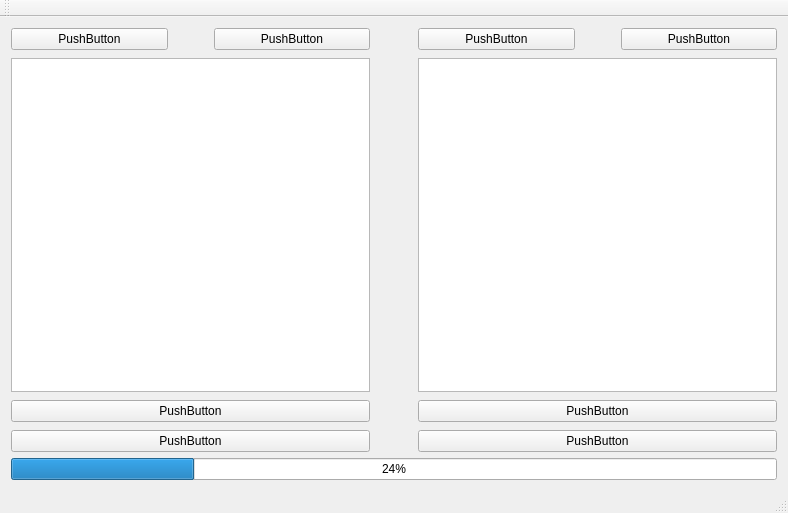
<?xml version="1.0" encoding="UTF-8"?>
<ui version="4.0">
 <class>MainWindow</class>
 <widget class="QMainWindow" name="MainWindow">
  <property name="geometry">
   <rect>
    <x>0</x>
    <y>0</y>
    <width>788</width>
    <height>513</height>
   </rect>
  </property>
  <property name="windowTitle">
   <string>MainWindow</string>
  </property>
  <widget class="QWidget" name="centralWidget">
   <layout class="QGridLayout" name="gridLayout_2">
    <item row="0" column="0">
     <layout class="QGridLayout" name="gridLayout">
      <property name="spacing">
       <number>8</number>
      </property>
      <item row="0" column="0">
       <layout class="QHBoxLayout" name="horizontalLayout">
        <item>
         <widget class="QPushButton" name="pushButton">
          <property name="text">
           <string>PushButton</string>
          </property>
         </widget>
        </item>
        <item>
         <spacer name="horizontalSpacer">
          <property name="orientation">
           <enum>Qt::Horizontal</enum>
          </property>
          <property name="sizeType">
           <enum>QSizePolicy::Fixed</enum>
          </property>
          <property name="sizeHint" stdset="0">
           <size>
            <width>40</width>
            <height>20</height>
           </size>
          </property>
         </spacer>
        </item>
        <item>
         <widget class="QPushButton" name="pushButton_2">
          <property name="text">
           <string>PushButton</string>
          </property>
         </widget>
        </item>
       </layout>
      </item>
      <item row="0" column="2">
       <layout class="QHBoxLayout" name="horizontalLayout_2">
        <item>
         <widget class="QPushButton" name="pushButton_3">
          <property name="text">
           <string>PushButton</string>
          </property>
         </widget>
        </item>
        <item>
         <spacer name="horizontalSpacer_2">
          <property name="orientation">
           <enum>Qt::Horizontal</enum>
          </property>
          <property name="sizeType">
           <enum>QSizePolicy::Fixed</enum>
          </property>
          <property name="sizeHint" stdset="0">
           <size>
            <width>40</width>
            <height>20</height>
           </size>
          </property>
         </spacer>
        </item>
        <item>
         <widget class="QPushButton" name="pushButton_4">
          <property name="text">
           <string>PushButton</string>
          </property>
         </widget>
        </item>
       </layout>
      </item>
      <item row="1" column="2">
       <widget class="QTableWidget" name="tableWidget"/>
      </item>
      <item row="3" column="0">
       <widget class="QPushButton" name="pushButton_7">
        <property name="text">
         <string>PushButton</string>
        </property>
       </widget>
      </item>
      <item row="3" column="2">
       <widget class="QPushButton" name="pushButton_8">
        <property name="text">
         <string>PushButton</string>
        </property>
       </widget>
      </item>
      <item row="2" column="2">
       <widget class="QPushButton" name="pushButton_6">
        <property name="text">
         <string>PushButton</string>
        </property>
       </widget>
      </item>
      <item row="1" column="1">
       <spacer name="horizontalSpacer_4">
        <property name="orientation">
         <enum>Qt::Horizontal</enum>
        </property>
        <property name="sizeType">
         <enum>QSizePolicy::Fixed</enum>
        </property>
        <property name="sizeHint" stdset="0">
         <size>
          <width>40</width>
          <height>20</height>
         </size>
        </property>
       </spacer>
      </item>
      <item row="2" column="0">
       <widget class="QPushButton" name="pushButton_5">
        <property name="text">
         <string>PushButton</string>
        </property>
       </widget>
      </item>
      <item row="1" column="0">
       <widget class="QTableView" name="tableView"/>
      </item>
     </layout>
    </item>
    <item row="1" column="0">
     <widget class="QProgressBar" name="progressBar">
      <property name="value">
       <number>24</number>
      </property>
     </widget>
    </item>
   </layout>
  </widget>
  <widget class="QMenuBar" name="menuBar">
   <property name="geometry">
    <rect>
     <x>0</x>
     <y>0</y>
     <width>788</width>
     <height>21</height>
    </rect>
   </property>
  </widget>
  <widget class="QToolBar" name="mainToolBar">
   <attribute name="toolBarArea">
    <enum>TopToolBarArea</enum>
   </attribute>
   <attribute name="toolBarBreak">
    <bool>false</bool>
   </attribute>
  </widget>
  <widget class="QStatusBar" name="statusBar"/>
 </widget>
 <layoutdefault spacing="6" margin="11"/>
 <resources/>
 <connections/>
</ui>
